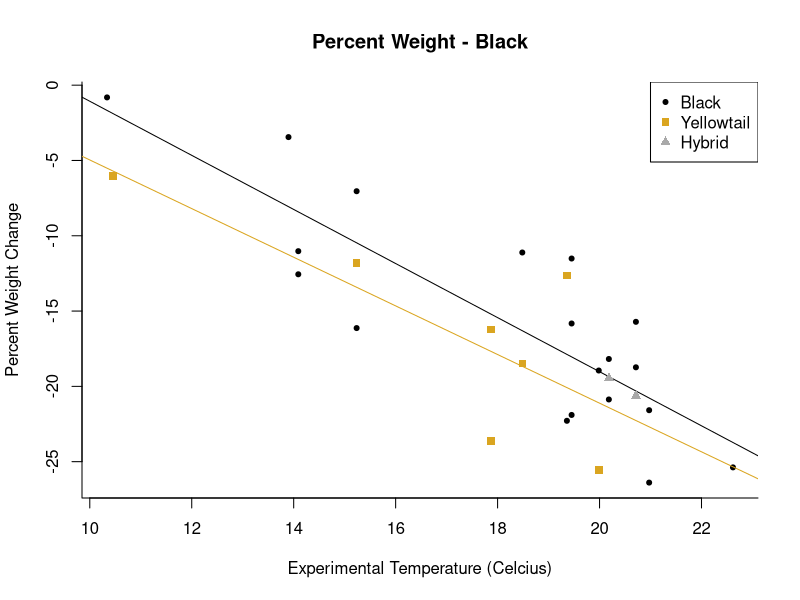
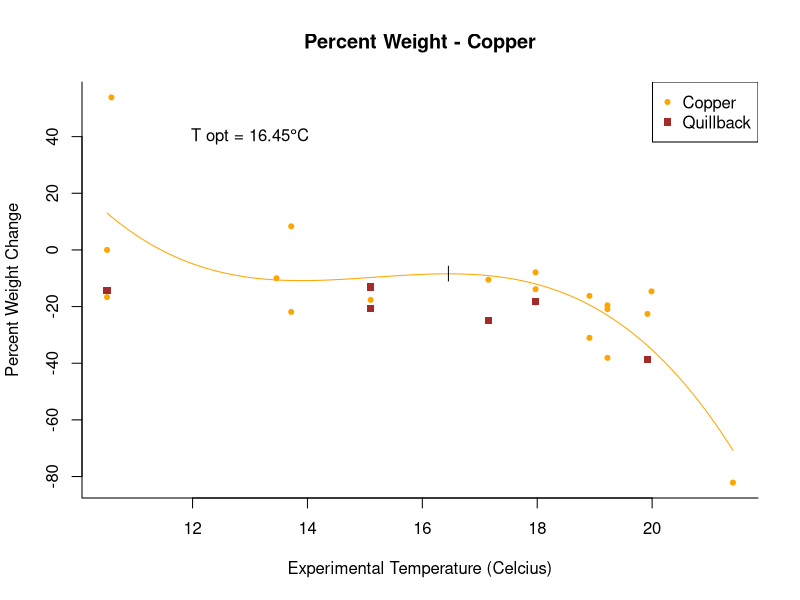
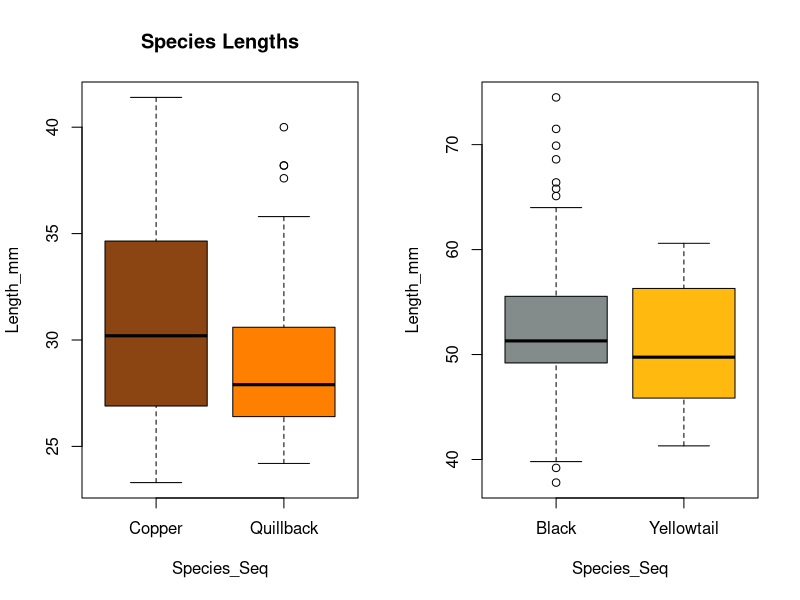
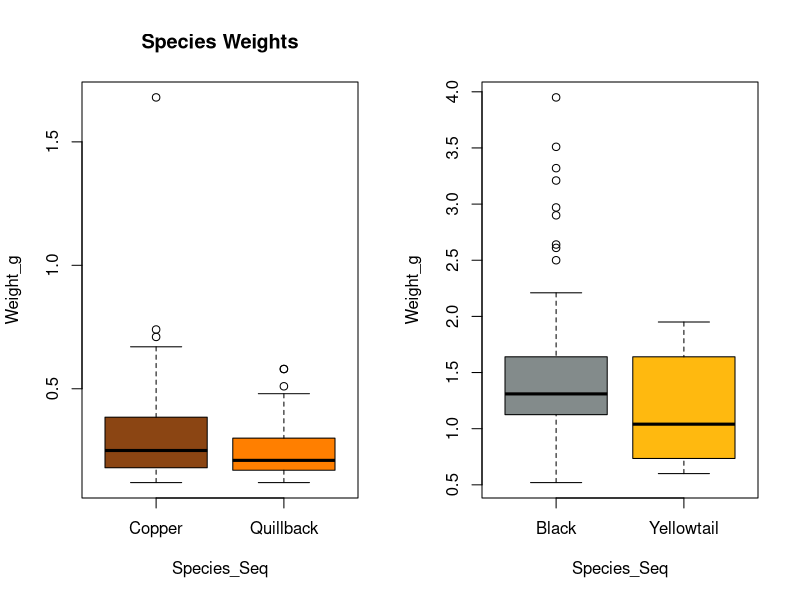
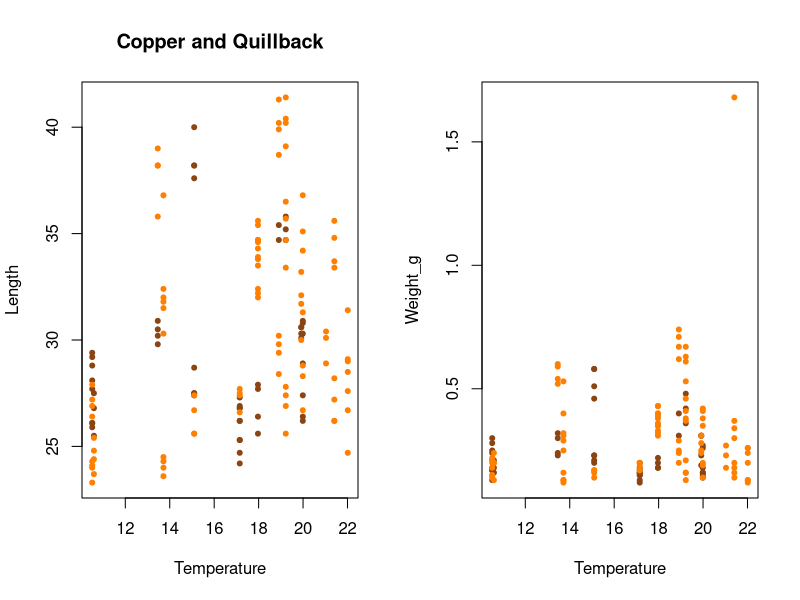
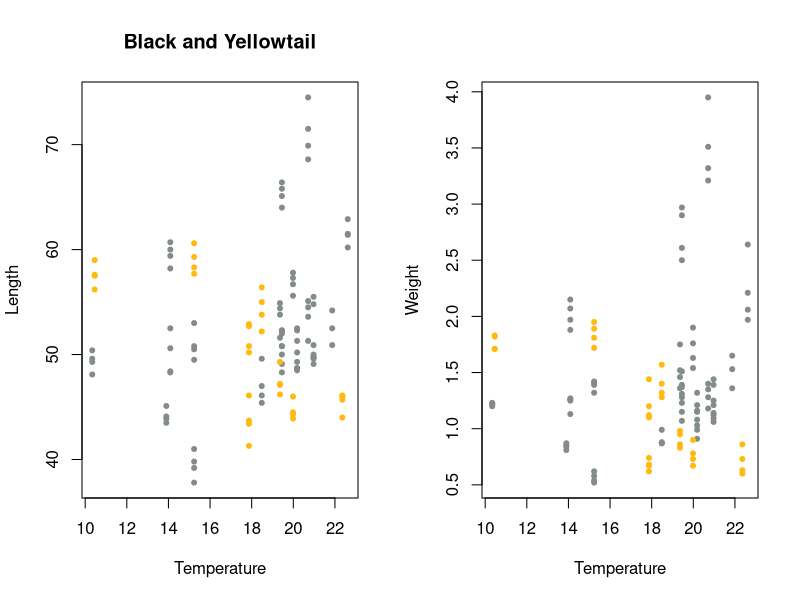

These figures' R source, in order:
## ---- chunk 1
df.species <- read.csv("Fish_Measurement_Data_w_IDs_seq_2.csv")

df.species.2 <- subset(df.species, select = c("Date", "Species_Seq","Individual_IDs", "Length_mm", "Weight_g", "Bucket"))

df.species.3 <- na.omit(df.species.2)

df.species.3 <- df.species.3[!(df.species.3$Species_Seq == "" | df.species.3$Species_Seq == "Dusky?"),]
df.species.blkexp <- df.species.3[which(df.species.3$Date == 20150620 | df.species.3$Date == 20150703), ]
df.species.blkexp <- df.species.blkexp[!(df.species.blkexp$Bucket == 14 | df.species.blkexp$Bucket == 16),]
df.species.cpexp  <- df.species.3[(df.species.3$Date == 20150704 | df.species.3$Date == 20150718),]


length.data.blk <- matrix(nrow = 28, ncol = 5, NA) 
colnames(length.data.blk) <- c("Species", "Individual_ID", "Length_Change", "Percent_Weight", "Bucket")

blkbuck1 <- df.species.blkexp[which(df.species.blkexp$Bucket == 1),]
length.data.blk[1,1] <- "Yellowtail" 
length.data.blk[1,2] <- 2
length.data.blk[1,3] <- blkbuck1[2,4]-blkbuck1[1,4]
length.data.blk[1,4] <- (((blkbuck1[2,5]-blkbuck1[1,5])/blkbuck1[1,5])*100)
length.data.blk[1,5] <- 10.45769

blkbuck2 <- df.species.blkexp[which(df.species.blkexp$Bucket == 2),]
length.data.blk[2,1] <- "Black" 
length.data.blk[2,2] <- 1
length.data.blk[2,3] <- blkbuck2[2,4]-blkbuck2[1,4]
length.data.blk[2,4] <- (((blkbuck2[2,5]-blkbuck2[1,5])/blkbuck2[1,5])*100)
length.data.blk[2,5] <- 10.33846

blkbuck3 <- df.species.blkexp[which(df.species.blkexp$Bucket == 3),]
length.data.blk[3,1] <- "Black" 
length.data.blk[3,2] <- 1
length.data.blk[3,3] <- blkbuck3[3,4]-blkbuck3[1,4]
length.data.blk[3,4] <- (((blkbuck3[3,5]-blkbuck3[1,5])/blkbuck3[1,5])*100)
length.data.blk[3,5] <- 14.09038
length.data.blk[4,1] <- "Black" 
length.data.blk[4,2] <- 2
length.data.blk[4,3] <- blkbuck3[4,4]-blkbuck3[2,4]
length.data.blk[4,4] <- (((blkbuck3[4,5]-blkbuck3[2,5])/blkbuck3[2,5])*100)
length.data.blk[4,5] <- 14.09038

blkbuck4 <- df.species.blkexp[which(df.species.blkexp$Bucket == 4),]
length.data.blk[5,1] <- "Black" 
length.data.blk[5,2] <- 1
length.data.blk[5,3] <- blkbuck4[2,4]-blkbuck4[1,4]
length.data.blk[5,4] <- (((blkbuck4[2,5]-blkbuck4[1,5])/blkbuck4[1,5])*100)
length.data.blk[5,5] <- 13.89808

blkbuck5 <- df.species.blkexp[which(df.species.blkexp$Bucket == 5),]
length.data.blk[6,1] <- "Yellowtail" 
length.data.blk[6,2] <- 1
length.data.blk[6,3] <- blkbuck5[4,4]-blkbuck5[1,4]
length.data.blk[6,4] <- (((blkbuck5[4,5]-blkbuck5[1,5])/blkbuck5[1,5])*100)
length.data.blk[6,5] <- 15.23462
length.data.blk[7,1] <- "Black" 
length.data.blk[7,2] <- 2
length.data.blk[7,3] <- blkbuck5[6,4]-blkbuck5[2,4]
length.data.blk[7,4] <- (((blkbuck5[6,5]-blkbuck5[2,5])/blkbuck5[2,5])*100)
length.data.blk[7,5] <- 15.23462
length.data.blk[8,1] <- "Black" 
length.data.blk[8,2] <- 3
length.data.blk[8,3] <- blkbuck5[5,4]-blkbuck5[3,4]
length.data.blk[8,4] <- (((blkbuck5[5,5]-blkbuck5[3,5])/blkbuck5[3,5])*100)
length.data.blk[8,5] <- 15.23462

blkbuck6 <- df.species.blkexp[which(df.species.blkexp$Bucket == 6),]
length.data.blk[9,1] <- "Yellowtail" 
length.data.blk[9,2] <- 3
length.data.blk[9,3] <- blkbuck6[4,4]-blkbuck6[1,4]
length.data.blk[9,4] <- (((blkbuck6[4,5]-blkbuck6[1,5])/blkbuck6[1,5])*100)
length.data.blk[9,5] <- 17.86923
length.data.blk[10,1] <- "Yellowtail" 
length.data.blk[10,2] <- 2
length.data.blk[10,3] <- blkbuck6[3,4]-blkbuck6[2,4]
length.data.blk[10,4] <- (((blkbuck6[3,5]-blkbuck6[2,5])/blkbuck6[2,5])*100)
length.data.blk[10,5] <- 17.86923

blkbuck7 <- df.species.blkexp[which(df.species.blkexp$Bucket == 7),]
length.data.blk[11,1] <- "Yellowtail" 
length.data.blk[11,2] <- 2
length.data.blk[11,3] <- blkbuck7[4,4]-blkbuck7[1,4]
length.data.blk[11,4] <- (((blkbuck7[4,5]-blkbuck7[1,5])/blkbuck7[1,5])*100)
length.data.blk[11,5] <- 19.35962
length.data.blk[12,1] <- "Black" 
length.data.blk[12,2] <- 3
length.data.blk[12,3] <- blkbuck7[3,4]-blkbuck7[2,4]
length.data.blk[12,4] <- (((blkbuck7[3,5]-blkbuck7[2,5])/blkbuck7[2,5])*100)
length.data.blk[12,5] <- 19.35962

blkbuck8 <- df.species.blkexp[which(df.species.blkexp$Bucket == 8),]
length.data.blk[13,1] <- "Black" 
length.data.blk[13,2] <- 1
length.data.blk[13,3] <- blkbuck8[4,4]-blkbuck8[1,4]
length.data.blk[13,4] <- (((blkbuck8[4,5]-blkbuck8[1,5])/blkbuck8[1,5])*100)
length.data.blk[13,5] <- 18.48462
length.data.blk[14,1] <- "Yellowtail" 
length.data.blk[14,2] <- 2
length.data.blk[14,3] <- blkbuck8[3,4]-blkbuck8[2,4]
length.data.blk[14,4] <- (((blkbuck8[3,5]-blkbuck8[2,5])/blkbuck8[2,5])*100)
length.data.blk[14,5] <- 18.48462

blkbuck9 <- df.species.blkexp[which(df.species.blkexp$Bucket == 9),]
length.data.blk[15,1] <- "Black" 
length.data.blk[15,2] <- 1
length.data.blk[15,3] <- blkbuck9[3,4]-blkbuck9[1,4]
length.data.blk[15,4] <- (((blkbuck9[3,5]-blkbuck9[1,5])/blkbuck9[1,5])*100)
length.data.blk[15,5] <- 19.98462
length.data.blk[16,1] <- "Yellowtail" 
length.data.blk[16,2] <- 2
length.data.blk[16,3] <- blkbuck9[4,4]-blkbuck9[2,4]
length.data.blk[16,4] <- (((blkbuck9[4,5]-blkbuck9[2,5])/blkbuck9[2,5])*100)
length.data.blk[16,5] <- 19.98462

blkbuck10 <- df.species.blkexp[which(df.species.blkexp$Bucket == 10),]
length.data.blk[17,1] <- "Black" 
length.data.blk[17,2] <- 1
length.data.blk[17,3] <- blkbuck10[5,4]-blkbuck10[1,4]
length.data.blk[17,4] <- (((blkbuck10[5,5]-blkbuck10[1,5])/blkbuck10[1,5])*100)
length.data.blk[17,5] <- 19.45192
length.data.blk[18,1] <- "Black" 
length.data.blk[18,2] <- 3
length.data.blk[18,3] <- blkbuck10[4,4]-blkbuck10[2,4]
length.data.blk[18,4] <- (((blkbuck10[4,5]-blkbuck10[2,5])/blkbuck10[2,5])*100)
length.data.blk[18,5] <- 19.45192
length.data.blk[19,1] <- "Black" 
length.data.blk[19,2] <- 2
length.data.blk[19,3] <- blkbuck10[6,4]-blkbuck10[3,4]
length.data.blk[19,4] <- (((blkbuck10[6,5]-blkbuck10[3,5])/blkbuck10[3,5])*100)
length.data.blk[19,5] <- 19.45192

blkbuck11 <- df.species.blkexp[which(df.species.blkexp$Bucket == 11),]
length.data.blk[20,1] <- "Black/Yellowtail" 
length.data.blk[20,2] <- 2
length.data.blk[20,3] <- blkbuck11[4,4]-blkbuck11[1,4]
length.data.blk[20,4] <- (((blkbuck11[4,5]-blkbuck11[1,5])/blkbuck11[1,5])*100)
length.data.blk[20,5] <- 20.18269
length.data.blk[21,1] <- "Black" 
length.data.blk[21,2] <- 1
length.data.blk[21,3] <- blkbuck11[5,4]-blkbuck11[2,4]
length.data.blk[21,4] <- (((blkbuck11[5,5]-blkbuck11[2,5])/blkbuck11[2,5])*100)
length.data.blk[21,5] <- 20.18269
length.data.blk[22,1] <- "Black" 
length.data.blk[22,2] <- 3
length.data.blk[22,3] <- blkbuck11[6,4]-blkbuck11[3,4]
length.data.blk[22,4] <- (((blkbuck11[6,5]-blkbuck11[3,5])/blkbuck11[3,5])*100)
length.data.blk[22,5] <- 20.18269

blkbuck12 <- df.species.blkexp[which(df.species.blkexp$Bucket == 12),]
length.data.blk[23,1] <- "Black" 
length.data.blk[23,2] <- 1
length.data.blk[23,3] <- blkbuck12[6,4]-blkbuck12[1,4]
length.data.blk[23,4] <- (((blkbuck12[6,5]-blkbuck12[1,5])/blkbuck12[1,5])*100)
length.data.blk[23,5] <- 20.71346
length.data.blk[24,1] <- "Black" 
length.data.blk[24,2] <- 2
length.data.blk[24,3] <- blkbuck12[5,4]-blkbuck12[2,4]
length.data.blk[24,4] <- (((blkbuck12[5,5]-blkbuck12[2,5])/blkbuck12[2,5])*100)
length.data.blk[24,5] <- 20.71346
length.data.blk[25,1] <- "Black/Yellowtail" 
length.data.blk[25,2] <- 3
length.data.blk[25,3] <- blkbuck12[4,4]-blkbuck12[3,4]
length.data.blk[25,4] <- (((blkbuck12[4,5]-blkbuck12[3,5])/blkbuck12[3,5])*100)
length.data.blk[25,5] <- 20.71346

blkbuck13 <- df.species.blkexp[which(df.species.blkexp$Bucket == 13),]
length.data.blk[26,1] <- "Black" 
length.data.blk[26,2] <- 1
length.data.blk[26,3] <- blkbuck13[4,4]-blkbuck13[1,4]
length.data.blk[26,4] <- (((blkbuck13[4,5]-blkbuck13[1,5])/blkbuck13[1,5])*100)
length.data.blk[26,5] <- 20.97308
length.data.blk[27,1] <- "Black" 
length.data.blk[27,2] <- 2
length.data.blk[27,3] <- blkbuck13[3,4]-blkbuck13[2,4]
length.data.blk[27,4] <- (((blkbuck13[3,5]-blkbuck13[2,5])/blkbuck13[2,5])*100)
length.data.blk[27,5] <- 20.97308

blkbuck15 <- df.species.blkexp[which(df.species.blkexp$Bucket == 15),]
length.data.blk[28,1] <- "Black" 
length.data.blk[28,2] <- 2
length.data.blk[28,3] <- blkbuck15[2,4]-blkbuck15[1,4]
length.data.blk[28,4] <- (((blkbuck15[2,5]-blkbuck15[1,5])/blkbuck15[1,5])*100)
length.data.blk[28,5] <- 22.61731

length.data.blk <- as.data.frame(length.data.blk)
length.data.blk$Percent_Weight <- (as.numeric(as.character(length.data.blk$Percent_Weight)))
length.data.blk$Bucket <- (as.numeric(as.character(length.data.blk$Bucket)))
length.data.blk$Length_Change <- (as.numeric(as.character(length.data.blk$Length_Change)))


length.data.black <- subset(length.data.blk, Species == "Black")
length.data.yellowtail <- subset(length.data.blk, Species == "Yellowtail")
length.data.y_b <- subset(length.data.blk, Species == "Black/Yellowtail")
## ---- chunk 2
mod1.growth.blk <- lm(length.data.black$Percent_Weight~length.data.black$Bucket)
summary(mod1.growth.blk)

mod1.growth.yt <- lm(length.data.yellowtail$Percent_Weight~length.data.yellowtail$Bucket)
summary(mod1.growth.yt)

plot(length.data.black$Bucket, length.data.black$Percent_Weight, pch = 20,
          bty = "l", main = "Percent Weight - Black",
          ylab = "Percent Weight Change", 
          xlab = "Experimental Temperature (Celcius)")

abline(mod1.growth.blk)

points(length.data.yellowtail$Bucket, length.data.yellowtail$Percent_Weight, pch = 15, col = "goldenrod")

abline(mod1.growth.yt, col = "goldenrod")

points(length.data.y_b$Bucket,length.data.y_b$Percent_Weight, pch = 17, col = "darkgray")

legend("topright", legend = c("Black", "Yellowtail", "Hybrid"), pch = c(20,15,17), col = c("black", "goldenrod", "darkgrey"))

## ---- chunk 3
length.data.cp <- matrix(nrow = 28, ncol = 5, NA) 
colnames(length.data.cp) <- c("Species", "Individual_ID", "Length_Change", "Percent_Weight", "Bucket")

cpbuck1 <- df.species.cpexp[which(df.species.cpexp$Bucket == 1),]
cpbuck1 <- cpbuck1[!(cpbuck1$Individual_IDs == 1),]
length.data.cp[1,1] <- "Copper" 
length.data.cp[1,2] <- 3
length.data.cp[1,3] <- cpbuck1[5,4]-cpbuck1[1,4]
length.data.cp[1,4] <- (((cpbuck1[5,5]-cpbuck1[1,5])/cpbuck1[1,5])*100)
length.data.cp[1,5] <- 10.51111
length.data.cp[2,1] <- "Quillback" 
length.data.cp[2,2] <- 2
length.data.cp[2,3] <- cpbuck1[6,4]-cpbuck1[2,4]
length.data.cp[2,4] <- (((cpbuck1[6,5]-cpbuck1[2,5])/cpbuck1[2,5])*100)
length.data.cp[2,5] <- 10.51111
length.data.cp[3,1] <- "Copper" 
length.data.cp[3,2] <- 4
length.data.cp[3,3] <- cpbuck1[4,4]-cpbuck1[3,4]
length.data.cp[3,4] <- (((cpbuck1[4,5]-cpbuck1[3,5])/cpbuck1[3,5])*100)
length.data.cp[3,5] <- 10.51111

cpbuck2 <- df.species.cpexp[which(df.species.cpexp$Bucket == 2),]
cpbuck2 <- cpbuck2[!(cpbuck2$Individual_IDs == 2),]
length.data.cp[4,1] <- "Copper" 
length.data.cp[4,2] <- 1
length.data.cp[4,3] <- cpbuck2[2,4]-cpbuck2[1,4]
length.data.cp[4,4] <- (((cpbuck2[2,5]-cpbuck2[1,5])/cpbuck2[1,5])*100)
length.data.cp[4,5] <- 10.58704

cpbuck3 <- df.species.cpexp[which(df.species.cpexp$Bucket == 3),]
cpbuck3 <- cpbuck3[!(cpbuck3$Individual_IDs == 1),]
length.data.cp[5,1] <- "Copper" 
length.data.cp[5,2] <- 2
length.data.cp[5,3] <- cpbuck3[2,4]-cpbuck3[1,4]
length.data.cp[5,4] <- (((cpbuck3[2,5]-cpbuck3[1,5])/cpbuck3[1,5])*100)
length.data.cp[5,5] <- 13.46111

cpbuck4 <- df.species.cpexp[which(df.species.cpexp$Bucket == 4),]
cpbuck4 <- cpbuck4[!(cpbuck4$Individual_IDs == 2),]
length.data.cp[6,1] <- "Copper" 
length.data.cp[6,2] <- 4
length.data.cp[6,3] <- cpbuck4[3,4]-cpbuck4[1,4]
length.data.cp[6,4] <- (((cpbuck4[3,5]-cpbuck4[1,5])/cpbuck4[1,5])*100)
length.data.cp[6,5] <- 13.71667 
length.data.cp[7,1] <- "Copper" 
length.data.cp[7,2] <- 1
length.data.cp[7,3] <- cpbuck4[4,4]-cpbuck4[2,4]
length.data.cp[7,4] <- (((cpbuck4[4,5]-cpbuck4[2,5])/cpbuck4[2,5])*100)
length.data.cp[7,5] <- 13.71667 

cpbuck5 <- df.species.cpexp[which(df.species.cpexp$Bucket == 5),]
length.data.cp[8,1] <- "Copper" 
length.data.cp[8,2] <- 1
length.data.cp[8,3] <- cpbuck5[5,4]-cpbuck5[1,4]
length.data.cp[8,4] <- (((cpbuck5[5,5]-cpbuck5[1,5])/cpbuck5[1,5])*100)
length.data.cp[8,5] <- 15.10000
length.data.cp[9,1] <- "Quillback" 
length.data.cp[9,2] <- 3
length.data.cp[9,3] <- cpbuck5[6,4]-cpbuck5[2,4]
length.data.cp[9,4] <- (((cpbuck5[6,5]-cpbuck5[2,5])/cpbuck5[2,5])*100)
length.data.cp[9,5] <- 15.10000
length.data.cp[10,1] <- "Quillback" 
length.data.cp[10,2] <- 2
length.data.cp[10,3] <- cpbuck5[4,4]-cpbuck5[3,4]
length.data.cp[10,4] <- (((cpbuck5[4,5]-cpbuck5[3,5])/cpbuck5[3,5])*100)
length.data.cp[10,5] <- 15.10000

cpbuck6 <- df.species.cpexp[which(df.species.cpexp$Bucket == 6),]
cpbuck6 <- cpbuck6[!(cpbuck6$Individual_IDs == 4),]
length.data.cp[11,1] <- "Copper" 
length.data.cp[11,2] <- 1
length.data.cp[11,3] <- cpbuck6[5,4]-cpbuck6[1,4]
length.data.cp[11,4] <- (((cpbuck6[5,5]-cpbuck6[1,5])/cpbuck6[1,5])*100)
length.data.cp[11,5] <- 17.15000
length.data.cp[12,1] <- "Quillback" 
length.data.cp[12,2] <- 2
length.data.cp[12,3] <- cpbuck6[6,4]-cpbuck6[2,4]
length.data.cp[12,4] <- (((cpbuck6[6,5]-cpbuck6[2,5])/cpbuck6[2,5])*100)
length.data.cp[12,5] <- 17.15000
length.data.cp[13,1] <- "Quillback" 
length.data.cp[13,2] <- 3
length.data.cp[13,3] <- cpbuck6[4,4]-cpbuck6[3,4]
length.data.cp[13,4] <- (((cpbuck6[4,5]-cpbuck6[3,5])/cpbuck6[3,5])*100)
length.data.cp[13,5] <- 17.15000

cpbuck7 <- df.species.cpexp[which(df.species.cpexp$Bucket == 7),]
length.data.cp[14,1] <- "Copper" 
length.data.cp[14,2] <- 3
length.data.cp[14,3] <- cpbuck7[5,4]-cpbuck7[1,4]
length.data.cp[14,4] <- (((cpbuck7[5,5]-cpbuck7[1,5])/cpbuck7[1,5])*100)
length.data.cp[14,5] <- 17.97037
length.data.cp[15,1] <- "Copper" 
length.data.cp[15,2] <- 4
length.data.cp[15,3] <- cpbuck7[6,4]-cpbuck7[2,4]
length.data.cp[15,4] <- (((cpbuck7[6,5]-cpbuck7[2,5])/cpbuck7[2,5])*100)
length.data.cp[15,5] <- 17.97037
length.data.cp[16,1] <- "Quillback" 
length.data.cp[16,2] <- 1
length.data.cp[16,3] <- cpbuck7[7,4]-cpbuck7[3,4]
length.data.cp[16,4] <- (((cpbuck7[7,5]-cpbuck7[3,5])/cpbuck7[3,5])*100)
length.data.cp[16,5] <- 17.97037
length.data.cp[17,1] <- "Copper" 
length.data.cp[17,2] <- 2
length.data.cp[17,3] <- cpbuck7[8,4]-cpbuck7[4,4]
length.data.cp[17,4] <- (((cpbuck7[8,5]-cpbuck7[4,5])/cpbuck7[4,5])*100)
length.data.cp[17,5] <- 17.97037

cpbuck8 <- df.species.cpexp[which(df.species.cpexp$Bucket == 8),]
cpbuck8 <- cpbuck8[!(cpbuck8$Individual_IDs == 2),]
length.data.cp[18,1] <- "Copper" 
length.data.cp[18,2] <- 4
length.data.cp[18,3] <- cpbuck8[4,4]-cpbuck8[1,4]
length.data.cp[18,4] <- (((cpbuck8[4,5]-cpbuck8[1,5])/cpbuck8[1,5])*100)
length.data.cp[18,5] <- 19.22222
length.data.cp[19,1] <- "Copper" 
length.data.cp[19,2] <- 3
length.data.cp[19,3] <- cpbuck8[6,4]-cpbuck8[2,4]
length.data.cp[19,4] <- (((cpbuck8[6,5]-cpbuck8[2,5])/cpbuck8[2,5])*100)
length.data.cp[19,5] <- 19.22222
length.data.cp[20,1] <- "Copper" 
length.data.cp[20,2] <- 1
length.data.cp[20,3] <- cpbuck8[5,4]-cpbuck8[3,4]
length.data.cp[20,4] <- (((cpbuck8[5,5]-cpbuck8[3,5])/cpbuck8[3,5])*100)
length.data.cp[20,5] <- 19.22222

cpbuck9 <- df.species.cpexp[which(df.species.cpexp$Bucket == 9),]
cpbuck9 <- cpbuck9[!(cpbuck9$Individual_IDs == 2),]
length.data.cp[21,1] <- "Copper" 
length.data.cp[21,2] <- 3
length.data.cp[21,3] <- cpbuck9[3,4]-cpbuck9[1,4]
length.data.cp[21,4] <- (((cpbuck9[3,5]-cpbuck9[1,5])/cpbuck9[1,5])*100)
length.data.cp[21,5] <- 18.90926
length.data.cp[22,1] <- "Copper" 
length.data.cp[22,2] <- 4
length.data.cp[22,3] <- cpbuck9[4,4]-cpbuck9[2,4]
length.data.cp[22,4] <- (((cpbuck9[4,5]-cpbuck9[2,5])/cpbuck9[2,5])*100)
length.data.cp[22,5] <- 18.90926

cpbuck10 <- df.species.cpexp[which(df.species.cpexp$Bucket == 10),]
cpbuck10 <- cpbuck10[!(cpbuck10$Individual_IDs == 2 | cpbuck10$Individual_IDs == 3 | cpbuck10$Individual_IDs == 4),]
length.data.cp[23,1] <- "Copper" 
length.data.cp[23,2] <- 1
length.data.cp[23,3] <- cpbuck10[2,4]-cpbuck10[1,4]
length.data.cp[23,4] <- (((cpbuck10[2,5]-cpbuck10[1,5])/cpbuck10[1,5])*100)
length.data.cp[23,5] <- 19.98889 

cpbuck11 <- df.species.cpexp[which(df.species.cpexp$Bucket == 11),]
length.data.cp[24,1] <- "Quillback" 
length.data.cp[24,2] <- 1
length.data.cp[24,3] <- cpbuck11[4,4]-cpbuck11[1,4]
length.data.cp[24,4] <- (((cpbuck11[4,5]-cpbuck11[1,5])/cpbuck11[1,5])*100)
length.data.cp[24,5] <- 19.91852
length.data.cp[25,1] <- "Copper" 
length.data.cp[25,2] <- 3
length.data.cp[25,3] <- cpbuck11[3,4]-cpbuck11[2,4]
length.data.cp[25,4] <- (((cpbuck11[3,5]-cpbuck11[2,5])/cpbuck11[2,5])*100)
length.data.cp[25,5] <- 19.91852

cpbuck13 <- df.species.cpexp[which(df.species.cpexp$Bucket == 13),]
cpbuck13 <- cpbuck13[!(cpbuck13$Individual_IDs == 3),]
length.data.cp[26,1] <- "Copper" 
length.data.cp[26,2] <- 2
length.data.cp[26,3] <- cpbuck13[2,4]-cpbuck13[1,4]
length.data.cp[26,4] <- (((cpbuck13[2,5]-cpbuck13[1,5])/cpbuck13[1,5])*100)
length.data.cp[26,5] <- 21.40741
                   
length.data.cp <- as.data.frame(length.data.cp)
length.data.cp$Percent_Weight <- (as.numeric(as.character(length.data.cp$Percent_Weight)))
length.data.cp$Bucket <- (as.numeric(as.character(length.data.cp$Bucket)))
length.data.cp$Length_Change <- (as.numeric(as.character(length.data.cp$Length_Change)))


length.data.copper <- subset(length.data.cp, Species == "Copper")
length.data.quillback <- subset(length.data.cp, Species == "Quillback")


par(mfrow=c(1,1))
plot(length.data.copper$Bucket, length.data.copper$Percent_Weight, pch = 20,
          bty = "l", main = "Percent Weight - Copper", type = "p",
          ylab = "Percent Weight Change", 
          xlab = "Experimental Temperature (Celcius)",
          col = "orange")

points(length.data.quillback$Bucket, length.data.quillback$Percent_Weight, pch = 15, col = "brown")
                      
legend("topright", legend = c("Copper", "Quillback"), pch = c(20,15), 
       col = c("orange", "brown")) 

curve(977.0086 - 197.9048*x + 13.1365*x^2 - 0.2886*x^3, add = T, col = "orange")
f2  <- function(x) (977.0086 - 197.9048*x + 13.1365*x^2 - 0.2886*x^3)
optimize(f2, c(10.51111, 22.85417), maximum = TRUE)
points(16.44927, -8.432869, col = "black", pch = "|")
text(13, 40, labels = expression(paste("T opt = 16.45",degree,"C")), col = "black")

mod1.growth.copper <- lm(length.data.copper$Percent_Weight~length.data.copper$Bucket + I(length.data.copper$Bucket^2) + I(length.data.copper$Bucket^3))
summary(mod1.growth.copper)
drop1(mod1.growth.copper)
#best model square and cubic significant

## ---- chunk 4
df.quillback <- df.species.3[which(df.species.3$Species_Seq=="Quillback"),]
df.yellowtail <- df.species.3[which(df.species.3$Species_Seq=="Yellowtail"),]
df.copper <- df.species.3[which(df.species.3$Species_Seq=="Copper"),]
df.black <- df.species.3[which(df.species.3$Species_Seq=="Black"),]

all.species <- rbind(df.quillback,df.yellowtail,df.copper,df.black)
CQB <- rbind(df.quillback, df.copper)
BY <- rbind(df.black, df.yellowtail)

CQB$Species_Seq <- factor(CQB$Species_Seq)
BY$Species_Seq <- factor(BY$Species_Seq)
all.species$Species_Seq <- factor(all.species$Species_Seq)


#### BOXPLOTS ####
par(mfrow=c(1,2))
boxplot(Length_mm~Species_Seq, data = CQB, col = c("chocolate4", "darkorange1"), ylab = "Length_mm", main = "Species Lengths")
boxplot(Length_mm~Species_Seq, data = BY, col = c("azure4", "darkgoldenrod1"))

boxplot(Weight_g~Species_Seq, data = CQB, col = c("chocolate4", "darkorange1"), ylab = "Weight_g", main = "Species Weights")
boxplot(Weight_g~Species_Seq, data = BY, col = c("azure4", "darkgoldenrod1"))

#### SCATTER ####

CQB$Bucket[CQB$Bucket == 1]  <-  10.51111
CQB$Bucket[CQB$Bucket == 10]  <- 19.98889 
CQB$Bucket[CQB$Bucket == 11]  <- 19.91852
CQB$Bucket[CQB$Bucket == 12]  <- 21.03333
CQB$Bucket[CQB$Bucket == 13]  <- 21.40741 
CQB$Bucket[CQB$Bucket == 14]  <- 22.01296
CQB$Bucket[CQB$Bucket == 15]  <- 22.85417 
CQB$Bucket[CQB$Bucket == 16]  <- 22.41667
CQB$Bucket[CQB$Bucket == 2]  <- 10.58704 
CQB$Bucket[CQB$Bucket == 3]  <- 13.46111
CQB$Bucket[CQB$Bucket == 4]  <- 13.71667 
CQB$Bucket[CQB$Bucket == 5]  <- 15.10000
CQB$Bucket[CQB$Bucket == 6]  <- 17.15000
CQB$Bucket[CQB$Bucket == 7]  <- 17.97037 
CQB$Bucket[CQB$Bucket == 8]  <- 19.22222
CQB$Bucket[CQB$Bucket == 9]  <- 18.90926

  
plot(CQB$Length_mm~CQB$Bucket, col = c("darkorange1", "chocolate4")[CQB$Species_Seq], pch = 20, main = "Copper and Quillback", xlab = "Temperature", ylab = "Length")
plot(CQB$Weight_g~CQB$Bucket, col = c("darkorange1", "chocolate4")[CQB$Species_Seq], pch = 20, xlab = "Temperature", ylab = "Weight_g")

BY$Bucket[BY$Bucket == 1]  <-  10.45769 
BY$Bucket[BY$Bucket == 10]  <- 19.45192 
BY$Bucket[BY$Bucket == 11]  <- 20.18269
BY$Bucket[BY$Bucket == 12]  <- 20.71346 
BY$Bucket[BY$Bucket == 13]  <- 20.97308 
BY$Bucket[BY$Bucket == 14]  <- 21.86875
BY$Bucket[BY$Bucket == 15]  <- 22.61731 
BY$Bucket[BY$Bucket == 16]  <- 22.35682
BY$Bucket[BY$Bucket == 2]  <- 10.33846 
BY$Bucket[BY$Bucket == 3]  <- 14.09038
BY$Bucket[BY$Bucket == 4]  <- 13.89808 
BY$Bucket[BY$Bucket == 5]  <- 15.23462 
BY$Bucket[BY$Bucket == 6]  <- 17.86923
BY$Bucket[BY$Bucket == 7]  <- 19.35962 
BY$Bucket[BY$Bucket == 8]  <- 18.48462 
BY$Bucket[BY$Bucket == 9]  <- 19.98462

plot(BY$Length_mm~BY$Bucket, col = c("azure4", "darkgoldenrod1")[BY$Species_Seq], pch = 20, xlab = "Temperature", ylab = "Length", main = "Black and Yellowtail")
plot(BY$Weight_g~BY$Bucket, col = c("azure4", "darkgoldenrod1")[BY$Species_Seq], pch = 20, xlab = "Temperature", ylab = "Weight")

